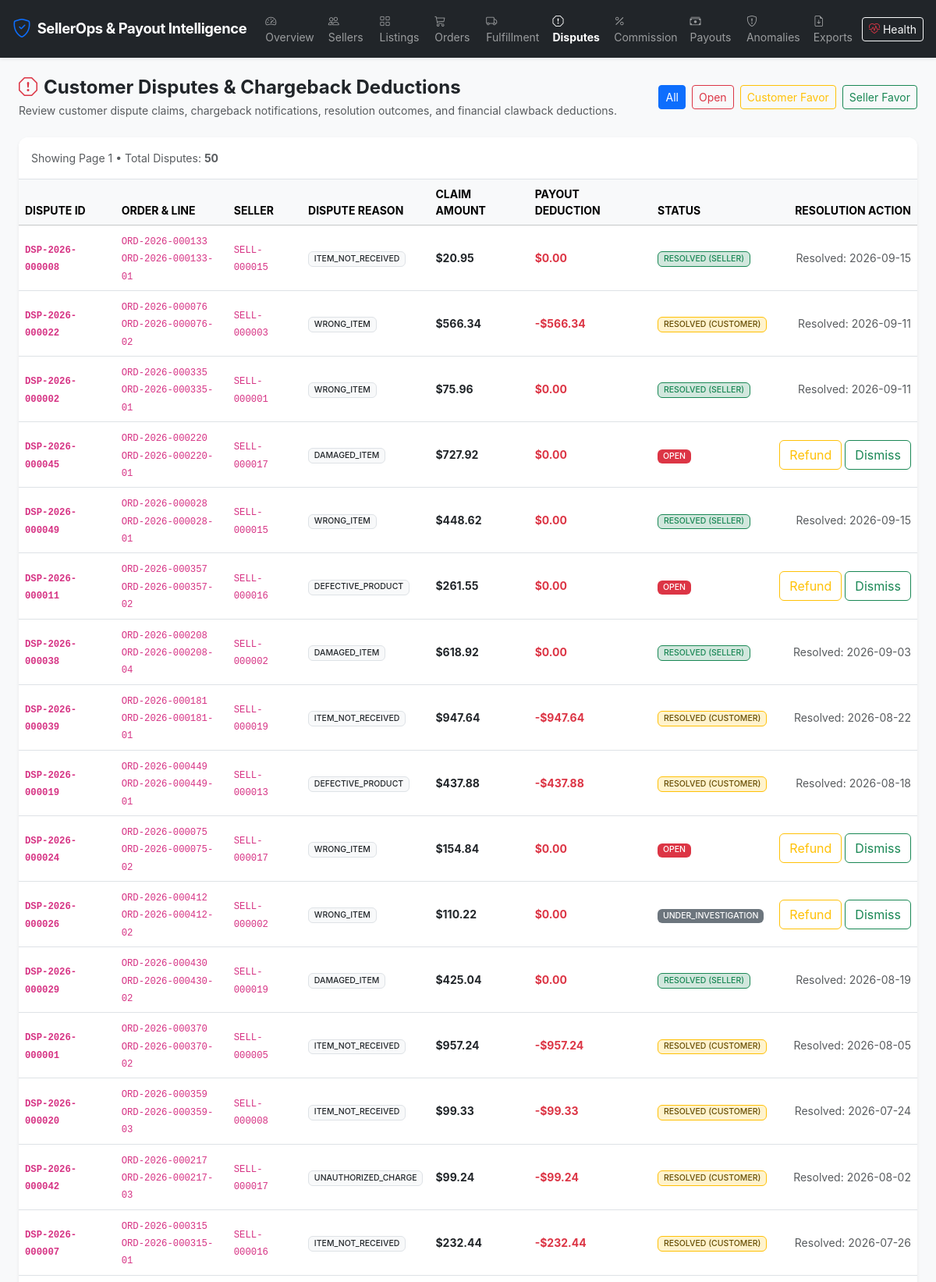
/disputes (upper part), run on the app's committed database.
### app/models/dispute.py (models this page shows)
class Dispute(Base):
    __tablename__ = 'disputes'
    dispute_id = Column(String(32), primary_key=True)  # DSP-2026-000001
    order_id = Column(String(32), ForeignKey('orders.order_id'), nullable=False, index=True)
    order_line_id = Column(String(48), ForeignKey('order_lines.order_line_id'), nullable=False, index=True)
    seller_id = Column(String(32), ForeignKey('sellers.seller_id'), nullable=False, index=True)
    customer_id = Column(String(32), ForeignKey('customers.customer_id'), nullable=False, index=True)
    dispute_type = Column(Enum(*DISPUTE_TYPES, name='dispute_type_enum', validate_strings=True, create_constraint=True), nullable=False)
    status = Column(Enum(*DISPUTE_STATUSES, name='dispute_status_enum', validate_strings=True, create_constraint=True), default='OPEN', nullable=False, index=True)
    claim_amount = Column(Numeric(12, 2), nullable=False)
    deduction_amount = Column(Numeric(12, 2), default=0.00, nullable=False)
    resolution_date = Column(DateTime, nullable=True)
    created_at = Column(DateTime, default=datetime.utcnow, nullable=False)
    updated_at = Column(DateTime, default=datetime.utcnow, onupdate=datetime.utcnow, nullable=False)
    order = relationship('Order', back_populates='disputes')
    order_line = relationship('OrderLine', back_populates='disputes')
    seller = relationship('Seller', back_populates='disputes')
    customer = relationship('Customer', back_populates='disputes')
    payout_lines = relationship('PayoutLine', back_populates='dispute')
    __table_args__ = (
        Index('idx_dispute_seller_status', 'seller_id', 'status'),
    )
    def to_dict(self):
        return {
            'dispute_id': self.dispute_id,
            'order_id': self.order_id,
            'order_line_id': self.order_line_id,
            'seller_id': self.seller_id,
            'customer_id': self.customer_id,
            'dispute_type': self.dispute_type,
            'status': self.status,
            'claim_amount': float(self.claim_amount) if self.claim_amount is not None else 0.0,
            'deduction_amount': float(self.deduction_amount) if self.deduction_amount is not None else 0.0,
            'resolution_date': self.resolution_date.isoformat() if self.resolution_date else None,
            'created_at': self.created_at.isoformat() if self.created_at else None
        }

### app/routes/dashboard_routes.py (the view)
@dashboard_bp.route('/disputes')
def disputes():
    status = request.args.get('status')
    page = int(request.args.get('page', 1))
    data = DisputeService.get_disputes(status_filter=status, page=page, page_size=40)
    return render_template('disputes.html', data=data, selected_status=status)

### app/__init__.py (called while the page is built)
def register_security_headers(app: Flask):
    @app.after_request
    def set_security_headers(response):
        response.headers['X-Content-Type-Options'] = 'nosniff'
        response.headers['X-Frame-Options'] = 'SAMEORIGIN'
        response.headers['X-XSS-Protection'] = '1; mode=block'
        response.headers['Referrer-Policy'] = 'strict-origin-when-cross-origin'
        response.headers['Content-Security-Policy'] = (
            "default-src 'self' https: 'unsafe-inline' 'unsafe-eval'; "
            "img-src 'self' data: https:; "
            "font-src 'self' https: data:; "
            "style-src 'self' https: 'unsafe-inline';"
        )
        return response

### app/services/dispute_service.py (called while the page is built)
    @staticmethod
    def get_disputes(
        status_filter: Optional[str] = None,
        page: int = 1,
        page_size: int = 50
    ) -> Dict[str, Any]:
        with get_session() as session:
            query = session.query(Dispute)
            if status_filter:
                query = query.filter(Dispute.status == status_filter)
            total_count = query.count()
            disputes = (
                query.order_by(Dispute.created_at.desc())
                .offset((page - 1) * page_size)
                .limit(page_size)
                .all()
            )
            return {
                'total': total_count,
                'page': page,
                'page_size': page_size,
                'disputes': [d.to_dict() for d in disputes]
            }

### database/connection.py (called while the page is built, shortened)
def get_default_uri() -> str:
    if os.getenv('DATABASE_URL'):
        return os.getenv('DATABASE_URL')

def get_session_factory(database_uri: str = None):
    uri = database_uri or get_default_uri()
    if uri not in _session_factories:
        engine = get_engine(uri)
        _session_factories[uri] = scoped_session(
            sessionmaker(autocommit=False, autoflush=False, expire_on_commit=False, bind=engine)
        )
    return _session_factories[uri]

@contextmanager
def get_session(database_uri: str = None) -> Generator:
    session_factory = get_session_factory(database_uri)
    session = session_factory()
    try:
        yield session
        session.commit()
    except Exception as exc:
        session.rollback()
        logger.error(f"Database session error: {exc}")
        raise
    finally:
        session.close()

### app/templates/disputes.html (shortened to what this page needs)
{% extends "base.html" %}
{% block content %}
<div class="d-flex justify-content-between align-items-center mb-4">
    <div>
        <h4 class="fw-bold text-dark mb-1"><i class="bi bi-exclamation-octagon text-danger me-2"></i>Customer Disputes & Chargeback Deductions</h4>
        <p class="text-muted small mb-0">Review customer dispute claims, chargeback notifications, resolution outcomes, and financial clawback deductions.</p>
    </div>
    <div class="d-flex gap-2">
        <a href="/disputes" class="btn btn-sm {% if not selected_status %}btn-primary{% else %}btn-outline-secondary{% endif %}">All</a>
        <a href="/disputes?status=OPEN" class="btn btn-sm {% if selected_status == 'OPEN' %}btn-danger{% else %}btn-outline-danger{% endif %}">Open</a>
        <a href="/disputes?status=RESOLVED_CUSTOMER_FAVOR" class="btn btn-sm {% if selected_status == 'RESOLVED_CUSTOMER_FAVOR' %}btn-warning{% else %}btn-outline-warning{% endif %}">Customer Favor</a>
        <a href="/disputes?status=RESOLVED_SELLER_FAVOR" class="btn btn-sm {% if selected_status == 'RESOLVED_SELLER_FAVOR' %}btn-success{% else %}btn-outline-success{% endif %}">Seller Favor</a>
    </div>
</div>
<div class="card border-0 shadow-sm">
    <div class="card-header bg-white border-bottom py-3 d-flex justify-content-between align-items-center">
        <span class="text-muted small">Showing Page {{ data.page }} &bull; Total Disputes: <strong>{{ data.total }}</strong></span>
    </div>
    <div class="table-responsive">
        <table class="table table-hover align-middle mb-0 small">
            <thead class="table-light text-muted text-uppercase">
                <tr>
                    <th>Dispute ID</th>
                    <th>Order & Line</th>
                    <th>Seller</th>
                    <th>Dispute Reason</th>
                    <th>Claim Amount</th>
                    <th>Payout Deduction</th>
                    <th>Status</th>
                    <th class="text-end">Resolution Action</th>
                </tr>
            </thead>
            <tbody>
                {% for d in data.disputes %}
                <tr>
                    <td class="fw-bold"><code>{{ d.dispute_id }}</code></td>
                    <td>
                        <div><code>{{ d.order_id }}</code></div>
                        <div class="text-muted smaller"><code>{{ d.order_line_id }}</code></div>
                    </td>
                    <td><code>{{ d.seller_id }}</code></td>
                    <td><span class="badge bg-light text-dark border">{{ d.dispute_type }}</span></td>
                    <td class="fw-bold text-dark">${{ "{:,.2f}".format(d.claim_amount) }}</td>
                    <td class="fw-bold text-danger">
                        {% if d.deduction_amount > 0 %}
                            -${{ "{:,.2f}".format(d.deduction_amount) }}
                        {% else %}
                            $0.00
                        {% endif %}
                    </td>
                    <td>
                        {% if d.status == 'OPEN' %}
                            <span class="badge bg-danger">OPEN</span>
                        {% elif d.status == 'RESOLVED_CUSTOMER_FAVOR' %}
                            <span class="badge bg-warning-subtle text-warning-emphasis border border-warning">RESOLVED (CUSTOMER)</span>
                        {% elif d.status == 'RESOLVED_SELLER_FAVOR' %}
                            <span class="badge bg-success-subtle text-success border border-success">RESOLVED (SELLER)</span>
                        {% else %}
                            <span class="badge bg-secondary">{{ d.status }}</span>
                        {% endif %}
                    </td>
                    <td class="text-end">
                        {% if d.status in ['OPEN', 'UNDER_INVESTIGATION'] %}
                        <div class="btn-group btn-group-sm">
                            <form action="/disputes/{{ d.dispute_id }}/resolve" method="POST" class="d-inline">
                                <button type="submit" class="btn btn-outline-warning" title="Resolve Customer Favor (Deduct Payout)">
                                    Refund
                                </button>
                            </form>
                            <form action="/disputes/{{ d.dispute_id }}/resolve" method="POST" class="d-inline ms-1">
                                <button type="submit" class="btn btn-outline-success" title="Resolve Seller Favor (No Deduction)">
                                    Dismiss
                                </button>
                            </form>
                        </div>
                        {% else %}
                        <span class="text-muted smaller">Resolved: {{ d.resolution_date[:10] if d.resolution_date else '' }}</span>
                        {% endif %}
                    </td>
                </tr>
                {% endfor %}
            </tbody>
        </table>
    </div>
</div>
{% endblock %}

### app/static/css/custom.css (style rules this page uses)
body { font-family: -apple-system, BlinkMacSystemFont, "Segoe UI", Roboto, Helvetica, Arial, sans-serif; background-color: #f8fafc; color: #1e293b; }
.card { border-radius: 0.75rem; box-shadow: 0 1px 3px 0 rgb(0 0 0 / 0.1), 0 1px 2px -1px rgb(0 0 0 / 0.1); transition: transform 0.2s ease, box-shadow 0.2s ease; }
.card-header { border-top-left-radius: 0.75rem !important; border-top-right-radius: 0.75rem !important; }
.badge { font-weight: 500; }

### data on the page
Dispute: dispute_id "DSP-2026-000008", order_id "ORD-2026-000133", order_line_id "ORD-2026-000133-01", seller_id "SELL-000015", dispute_type "ITEM_NOT_RECEIVED", claim_amount "20.95", shows "$0.00", shows "RESOLVED (SELLER)", resolution_date "2026-09-15"
Dispute: dispute_id "DSP-2026-000022", order_id "ORD-2026-000076", order_line_id "ORD-2026-000076-02", seller_id "SELL-000003", dispute_type "WRONG_ITEM", claim_amount "566.34", deduction_amount "566.34", shows "RESOLVED (CUSTOMER)", resolution_date "2026-09-11"
Dispute: dispute_id "DSP-2026-000002", order_id "ORD-2026-000335", order_line_id "ORD-2026-000335-01", seller_id "SELL-000001", dispute_type "WRONG_ITEM", claim_amount "75.96", shows "$0.00", shows "RESOLVED (SELLER)", resolution_date "2026-09-11"
Dispute: dispute_id "DSP-2026-000045", order_id "ORD-2026-000220", order_line_id "ORD-2026-000220-01", seller_id "SELL-000017", dispute_type "DAMAGED_ITEM", claim_amount "727.92", shows "$0.00", shows "OPEN"
Dispute: dispute_id "DSP-2026-000049", order_id "ORD-2026-000028", order_line_id "ORD-2026-000028-01", seller_id "SELL-000015", dispute_type "WRONG_ITEM", claim_amount "448.62", shows "$0.00", shows "RESOLVED (SELLER)", resolution_date "2026-09-15"
Dispute: dispute_id "DSP-2026-000011", order_id "ORD-2026-000357", order_line_id "ORD-2026-000357-02", seller_id "SELL-000016", dispute_type "DEFECTIVE_PRODUCT", claim_amount "261.55", shows "$0.00", shows "OPEN"
Dispute: dispute_id "DSP-2026-000038", order_id "ORD-2026-000208", order_line_id "ORD-2026-000208-04", seller_id "SELL-000002", dispute_type "DAMAGED_ITEM", claim_amount "618.92", shows "$0.00", shows "RESOLVED (SELLER)", resolution_date "2026-09-03"
Dispute: dispute_id "DSP-2026-000039", order_id "ORD-2026-000181", order_line_id "ORD-2026-000181-01", seller_id "SELL-000019", dispute_type "ITEM_NOT_RECEIVED", claim_amount "947.64", deduction_amount "947.64", shows "RESOLVED (CUSTOMER)", resolution_date "2026-08-22"
Dispute: dispute_id "DSP-2026-000019", order_id "ORD-2026-000449", order_line_id "ORD-2026-000449-01", seller_id "SELL-000013", dispute_type "DEFECTIVE_PRODUCT", claim_amount "437.88", deduction_amount "437.88", shows "RESOLVED (CUSTOMER)", resolution_date "2026-08-18"
Dispute: dispute_id "DSP-2026-000024", order_id "ORD-2026-000075", order_line_id "ORD-2026-000075-02", seller_id "SELL-000017", dispute_type "WRONG_ITEM", claim_amount "154.84", shows "$0.00", shows "OPEN"
Dispute: dispute_id "DSP-2026-000026", order_id "ORD-2026-000412", order_line_id "ORD-2026-000412-02", seller_id "SELL-000002", dispute_type "WRONG_ITEM", claim_amount "110.22", shows "$0.00", status "UNDER_INVESTIGATION"
Dispute: dispute_id "DSP-2026-000029", order_id "ORD-2026-000430", order_line_id "ORD-2026-000430-02", seller_id "SELL-000019", dispute_type "DAMAGED_ITEM", claim_amount "425.04", shows "$0.00", shows "RESOLVED (SELLER)", resolution_date "2026-08-19"
Dispute: dispute_id "DSP-2026-000001", order_id "ORD-2026-000370", order_line_id "ORD-2026-000370-02", seller_id "SELL-000005", dispute_type "ITEM_NOT_RECEIVED", claim_amount "957.24", deduction_amount "957.24", shows "RESOLVED (CUSTOMER)", resolution_date "2026-08-05"
Dispute: dispute_id "DSP-2026-000020", order_id "ORD-2026-000359", order_line_id "ORD-2026-000359-03", seller_id "SELL-000008", dispute_type "ITEM_NOT_RECEIVED", claim_amount "99.33", deduction_amount "99.33", shows "RESOLVED (CUSTOMER)", resolution_date "2026-07-24"
Dispute: dispute_id "DSP-2026-000042", order_id "ORD-2026-000217", order_line_id "ORD-2026-000217-03", seller_id "SELL-000017", dispute_type "UNAUTHORIZED_CHARGE", claim_amount "99.24", deduction_amount "99.24", shows "RESOLVED (CUSTOMER)", resolution_date "2026-08-02"
Dispute: dispute_id "DSP-2026-000007", order_id "ORD-2026-000315", order_line_id "ORD-2026-000315-01", seller_id "SELL-000016", dispute_type "ITEM_NOT_RECEIVED", claim_amount "232.44", deduction_amount "232.44", shows "RESOLVED (CUSTOMER)", resolution_date "2026-07-26"

### other printed values
{{ data.page }} "1"
{{ data.total }} "50"
